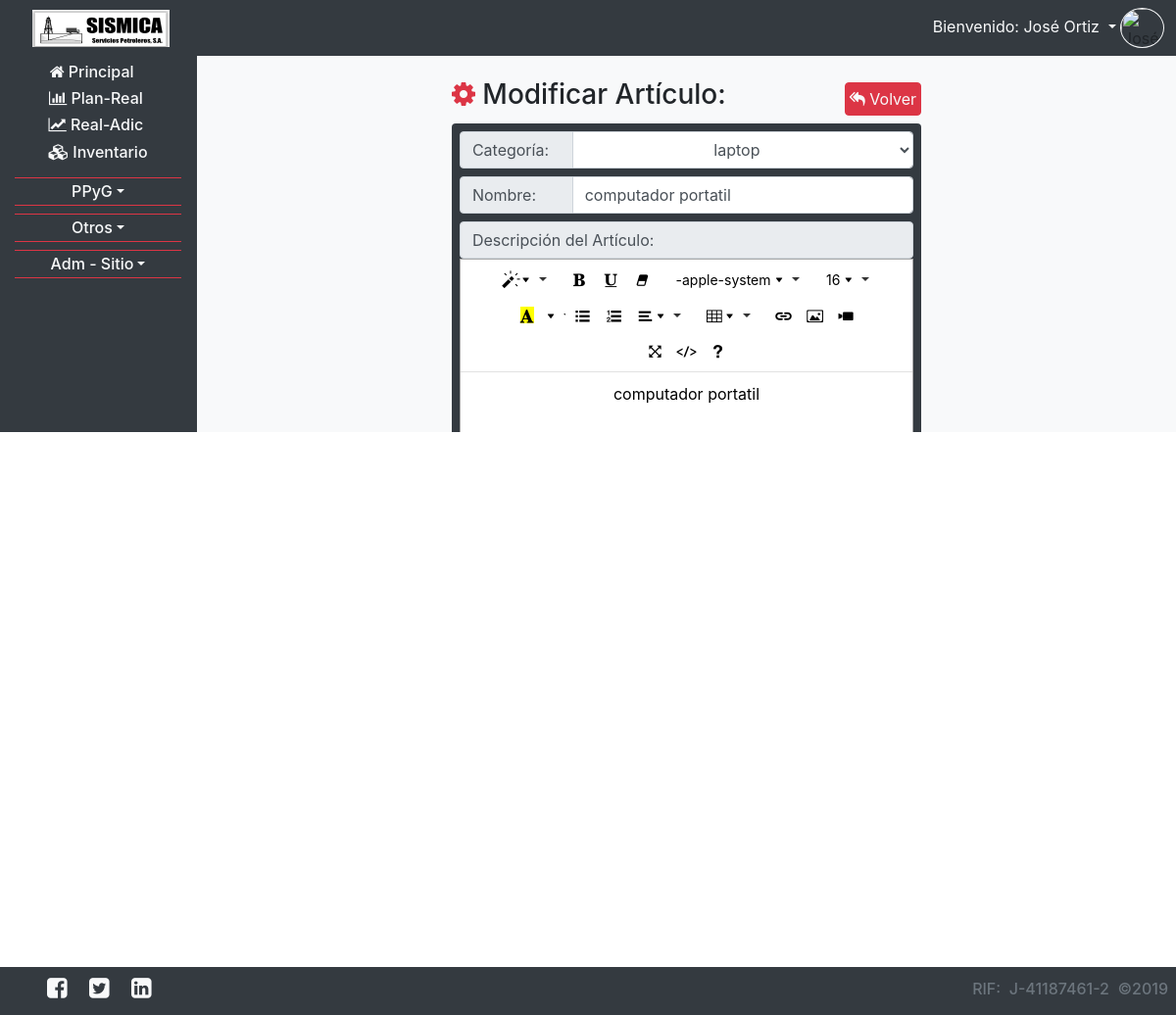
The app's page /CRUD_inv_articulos.php?NA_Accion=actualizar&NA_Id=1 (signed in) with its own data.
### tables this page shows
CREATE TABLE `usuarios` (
  `ID` int(11) NOT NULL,
  `CEDULA` varchar(20) NOT NULL,
  `CORREO` varchar(200) NOT NULL,
  `CONTRASENA` varchar(200) NOT NULL,
  `NOMBRE` varchar(200) NOT NULL,
  `APELLIDO` varchar(200) NOT NULL,
  `CARGO` varchar(200) NOT NULL,
  `OFICINA` varchar(200) NOT NULL,
  `TELEFONO` varchar(200) NOT NULL,
  `ACTIVO` varchar(20) NOT NULL,
  `FECHA_NACIMIENTO` date NOT NULL,
  `FECHA_INGRESO` date NOT NULL,
  `NUMERO_DE_EMPLEADO` int(11) NOT NULL,
  `CONECTADO` varchar(2) NOT NULL
);

CREATE TABLE `inv_articulos` (
  `ID` int(11) NOT NULL,
  `NOMBRE_ART` varchar(200) NOT NULL,
  `DESCRIPCION` text NOT NULL,
  `INVENTARIO_MINIMO` int(11) NOT NULL,
  `UNIDAD` varchar(200) NOT NULL,
  `CATEGORIA` varchar(200) NOT NULL,
  `FECHA_CARGA` date NOT NULL,
  `CORREO_RESPONSABLE` varchar(200) NOT NULL
);

### php_require/obtiene_usuario.php (called while the page is built, shortened)
<?php
$usuario_correo=$_SESSION["usuario"];
$consulta="SELECT
			`usuarios`.`CARGO` AS CARGO,
			`usuarios`.`NOMBRE` AS NOMBRE,
			`usuarios`.`APELLIDO` AS APELLIDO,
			`descripcion_de_cargos`.`TIPO_DEPARTAMENTO` AS TIPO_DEPARTAMENTO,
			`descripcion_de_cargos`.`SUPERVISADO` AS SUPERVISADO,
			`descripcion_de_cargos`.`DEPARTAMENTO` AS DEPARTAMENTO
			FROM `descripcion_de_cargos` INNER JOIN `usuarios` ON
			`descripcion_de_cargos`.`CARGO`=`usuarios`.`CARGO`
			WHERE `usuarios`.`CORREO`='$usuario_correo'";
$resultado=mysqli_query($conexion,$consulta);
while(($fila=mysqli_fetch_array($resultado))==true){
	$usuario_nombre=$fila["NOMBRE"] . " " . $fila["APELLIDO"];
}
?>

### CRUD_inv_articulos.php (the view, shortened to what this page needs)
<?php
	require ("php_require/conexion.php");
	require("php_require/obtiene_usuario.php");
	$consulta="SELECT * FROM `inv_articulos`";
	$resultados=mysqli_query($conexion,$consulta);
?>
<!doctype html>
<html>
<head>
	<?php require("php_require/head.php"); ?>
</head>
<body>
	<?php require("php_require/nav_usuarios.php") ?>
	<section class="container-fluid px-5 mt-2 mb-5">
		<?php
		if(isset($_GET["NA_Accion"])){
			if($_GET["NA_Accion"]=="insertar"){
		?>
			<div class="col-md-10 col-lg-7 mx-auto">
				<div class="row mt-4 align-items-center">
					<div class="col-md-9 mb-1">
						<h3 class="text-center text-md-left" title="Insertar nuevo Artículo al Sistema de Inventario"><span class="text-danger fa fa-cog fa-spin "></span> Insertar Artículo:</h3>
					</div>
					<div class="col-md-3 text-center text-md-right mb-1">
						<a href="CRUD_inv_articulos.php" class="btn btn-danger text-light p-1"><span class="fa fa-reply-all"></span> Volver</a>
					</div>
				</div>
				<form action="CRUD_inv_articulos.php" method="post" class="text-center bg-dark p-2 rounded">
					<input type="hidden" name="CRUD" id="CRUD" value="C">
					<div class="input-group">
						<div class="input-group-prepend mb-2 w-25">
							<span class="input-group-text w-100">Categoría:</span>
						</div>
						<select name="categoria" id="categoria" class="form-control mb-2 text-center" required title="Elija una categoría" autocomplete="off">
							<option></option>
							<?php
								$consulta_i="SELECT `CATEGORIA` FROM `inv_categorias` GROUP BY `CATEGORIA` ORDER BY `CATEGORIA`";
								$resultados_i=mysqli_query($conexion,$consulta_i);
								$i=0;
								while(($fila_i=mysqli_fetch_array( $resultados_i))==true){
									$datos_i=$fila_i['CATEGORIA'];
									echo "<option>$datos_i</option>";
									$i=$i+1;
								}
							?>
						</select>
					</div>
					<div class="input-group">
						<div class="input-group-prepend mb-2 w-25">
							<span class="input-group-text w-100">Nombre:</span>
						</div>
						<input type="text" class="form-control col mb-2" name="nombre_art" id="nombre_art" placeholder="Nombre del nuevo Artículo" required autocomplete="off" title="introduzca el nombre del nuevo Artículo">
					</div>
					<span class="input-group-text w-100">Descripción del Artículo:</span>
					<textarea rows="7" name="descripcion" id="descripcion" class="form-control mb-2" required></textarea>
					<script>
						$(document).ready(function() {
							$('#descripcion').summernote({
								placeholder: 'introduzca la descripción del nuevo Artículo',
								tabsize: 1,
								height: 100
							});
						});
					</script>
					<div class="row">
						<div class="col-6">
								<span class="input-group-text w-100 rounded-0">Unidad:</span>
								<input type="text" class="form-control col mb-2 rounded-0" name="unidad" id="unidad" placeholder="Unidad del Artículo" required autocomplete="off" title="introduzca la unidad correspondiente al artículo">
						</div>
						<div class="col-6">
							<div class="input-group">
								<span class="input-group-text w-100 rounded-0">Cantidad Mínima:</span>
								<input type="number" class="form-control col mb-2 rounded-0" name="inventario_minimo" id="inventario_minimo" placeholder="Mínimo inventario" required autocomplete="off" title="introduzca la cantidad mínima de Unidades que se requerirán en el inventario" min="0">
							</div>
						</div>
					</div>
					<div class="m-auto">
						<a href="CRUD_inv_articulos.php" class="btn btn-danger text-light mt-2"><span class="fa fa-reply-all"></span> Volver</a>&nbsp;&nbsp;&nbsp;&nbsp;&nbsp;&nbsp;<input type="submit" value="Insertar Nuevo Renglón &raquo;" class="btn btn-danger mt-2">
					</div>
				</form>
			</div>
		<?php
			}else if($_GET["NA_Accion"]=="actualizar"){
				$id_a_actualizar=$_GET["NA_Id"];
				$consulta="SELECT * FROM `inv_articulos` WHERE `ID`='$id_a_actualizar'";
				$resultados=mysqli_query($conexion,$consulta);
				while(($fila=mysqli_fetch_array($resultados))==true){
					$datos_a_actualizar['ID']=$fila['ID'];
					$datos_a_actualizar['NOMBRE_ART']=$fila['NOMBRE_ART'];
					$datos_a_actualizar['DESCRIPCION']=$fila['DESCRIPCION'];
					$datos_a_actualizar['INVENTARIO_MINIMO']=$fila['INVENTARIO_MINIMO'];
					$datos_a_actualizar['UNIDAD']=$fila['UNIDAD'];
					$datos_a_actualizar['CATEGORIA']=$fila['CATEGORIA'];
					$datos_a_actualizar['FECHA_CARGA']=$fila['FECHA_CARGA'];
					$datos_a_actualizar['CORREO_RESPONSABLE']=$fila['CORREO_RESPONSABLE'];
				}
		?>
			<div class="col-md-10 col-lg-7 mx-auto">
				<div class="row mt-4 align-items-center">
					<div class="col-md-9 mb-1">
						<h3 class="text-center text-md-left" title="Modificar un Artículo en el Sistema de Inventario"><span class="text-danger fa fa-cog fa-spin "></span> Modificar Artículo:</h3>
					</div>
					<div class="col-md-3 text-center text-md-right mb-1">
						<a href="CRUD_inv_articulos.php" class="btn btn-danger text-light p-1"><span class="fa fa-reply-all"></span> Volver</a>
					</div>
				</div>
				<form action="CRUD_inv_articulos.php" method="post" class="text-center bg-dark p-2 rounded">
					<div class="input-group">
						<div class="input-group-prepend mb-2 w-25">
							<span class="input-group-text w-100">Categoría:</span>
						</div>
						<select name="categoria" id="categoria" class="form-control mb-2 text-center" required title="Elija una categoría" autocomplete="off">
							<option><?php echo $datos_a_actualizar['CATEGORIA']; ?></option>
						</select>
					</div>
					<div class="input-group">
						<div class="input-group-prepend mb-2 w-25">
							<span class="input-group-text w-100">Nombre:</span>
						</div>
						<input type="text" class="form-control col mb-2" name="nombre_art" id="nombre_art" placeholder="Nombre del Artículo" required autocomplete="off" title="Modifique el nombre del Artículo" value="<?php echo $datos_a_actualizar['NOMBRE_ART']; ?>">
					</div>
					<span class="input-group-text w-100">Descripción del Artículo:</span>
				</form>
			</div>
		<?php
			}else{
		?>
				<META HTTP-EQUIV="Refresh" CONTENT="0; URL=CRUD_inv_articulos.php">
		<?php
			}
		}
		?>
	</section>
	<?php require("php_require/footer2.php"); ?>
</body>
</html>

### php_require/nav_usuarios.php (shortened to what this page needs)
<nav class="navbar navbar-expand-md navbar-dark bg-dark fixed-top py-0 pl-1 pr-2 my-0">
	<a class="navbar-text" style="width: 150px; margin-left: 2%;" href="zona_principal.php">
		<div id="amazingslider-wrapper-1" style="max-width:140px; height:38px; margin:0px auto 0px; border:#000 0px solid; overflow:hidden; background-color:transparent">
			<div id="amazingslider-1" style="margin:0 auto;">
			</div>
		</div>
	</a>
	<div class="collapse navbar-collapse" id="navbarsExample04">
		<ul class="navbar-nav ml-auto mr-1 py-2">
			<li class="nav-item dropdown">
				<a class="dropdown-toggle text-light" href="" id="dropdown05" data-toggle="dropdown" aria-haspopup="true" aria-expanded="false" title="Mostrar opciones de usuario">
					<?php echo "Bienvenido: $usuario_nombre"; ?></span>
				</a>
				<div class="d-none d-md-inline">
					<img src="fotos_del_personal/<?php echo $usuario_correo; ?>.png" class="imgFit border border-light rounded-circle" style="height: 41px; width: 45px;" title="<?php echo $usuario_nombre; ?>">
				</div>
			</li>
		</ul>
	</div>
</nav>
<section class="container-fluid pt-2 mt-5 mb-5 bg-dark">
	<div class="row">
		<aside class="col-0 col-md-2 d-none d-md-inline-block bg-dark pre-scrollable">
			<?php require("php_require/menu_lateral.php") ?>
		</aside>
		<div class="col-12 col-md-10 border-left border-dark bg-light pre-scrollable">

### records on screen
usuarios: usuario_nombre "José Ortiz"
inv_articulos: categoria "laptop", nombre_art "computador portatil"

### other values on screen
$departamentos_i[0] "PPyG"
$fila['DESCRIPCION'] "J-41187461-2"
